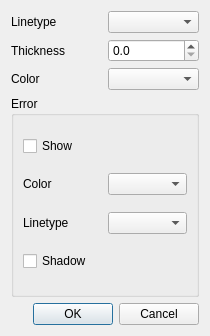
<?xml version="1.0" encoding="UTF-8"?>
<ui version="4.0">
 <class>LinePropertiesDialog</class>
 <widget class="QDialog" name="LinePropertiesDialog">
  <property name="geometry">
   <rect>
    <x>0</x>
    <y>0</y>
    <width>210</width>
    <height>336</height>
   </rect>
  </property>
  <property name="sizePolicy">
   <sizepolicy hsizetype="Minimum" vsizetype="Minimum">
    <horstretch>0</horstretch>
    <verstretch>0</verstretch>
   </sizepolicy>
  </property>
  <property name="windowTitle">
   <string>Dialog</string>
  </property>
  <layout class="QVBoxLayout" name="verticalLayout_2">
   <item>
    <layout class="QHBoxLayout" name="horizontalLayout_3">
     <item>
      <widget class="QLabel" name="label">
       <property name="text">
        <string>Linetype</string>
       </property>
      </widget>
     </item>
     <item>
      <widget class="QComboBox" name="cb_linetype"/>
     </item>
    </layout>
   </item>
   <item>
    <layout class="QHBoxLayout" name="horizontalLayout_4">
     <item>
      <widget class="QLabel" name="label_2">
       <property name="text">
        <string>Thickness</string>
       </property>
      </widget>
     </item>
     <item>
      <widget class="QDoubleSpinBox" name="sb_thickness">
       <property name="decimals">
        <number>1</number>
       </property>
      </widget>
     </item>
    </layout>
   </item>
   <item>
    <layout class="QHBoxLayout" name="horizontalLayout_5">
     <item>
      <widget class="QLabel" name="label_3">
       <property name="text">
        <string>Color</string>
       </property>
      </widget>
     </item>
     <item>
      <widget class="QComboBox" name="cb_color"/>
     </item>
    </layout>
   </item>
   <item>
    <widget class="QGroupBox" name="groupBox">
     <property name="title">
      <string>Error</string>
     </property>
     <layout class="QVBoxLayout" name="verticalLayout">
      <item>
       <widget class="QCheckBox" name="checkBox">
        <property name="text">
         <string>Show</string>
        </property>
       </widget>
      </item>
      <item>
       <layout class="QHBoxLayout" name="horizontalLayout">
        <item>
         <widget class="QLabel" name="label_4">
          <property name="text">
           <string>Color</string>
          </property>
         </widget>
        </item>
        <item>
         <widget class="QComboBox" name="comboBox"/>
        </item>
       </layout>
      </item>
      <item>
       <layout class="QHBoxLayout" name="horizontalLayout_2">
        <item>
         <widget class="QLabel" name="label_5">
          <property name="text">
           <string>Linetype</string>
          </property>
         </widget>
        </item>
        <item>
         <widget class="QComboBox" name="comboBox_2"/>
        </item>
       </layout>
      </item>
      <item>
       <widget class="QCheckBox" name="checkBox_2">
        <property name="text">
         <string>Shadow</string>
        </property>
       </widget>
      </item>
     </layout>
    </widget>
   </item>
   <item>
    <widget class="QDialogButtonBox" name="buttonBox">
     <property name="orientation">
      <enum>Qt::Horizontal</enum>
     </property>
     <property name="standardButtons">
      <set>QDialogButtonBox::Cancel|QDialogButtonBox::Ok</set>
     </property>
    </widget>
   </item>
  </layout>
 </widget>
 <resources/>
 <connections>
  <connection>
   <sender>buttonBox</sender>
   <signal>accepted()</signal>
   <receiver>LinePropertiesDialog</receiver>
   <slot>accept()</slot>
   <hints>
    <hint type="sourcelabel">
     <x>257</x>
     <y>136</y>
    </hint>
    <hint type="destinationlabel">
     <x>157</x>
     <y>274</y>
    </hint>
   </hints>
  </connection>
  <connection>
   <sender>buttonBox</sender>
   <signal>rejected()</signal>
   <receiver>LinePropertiesDialog</receiver>
   <slot>reject()</slot>
   <hints>
    <hint type="sourcelabel">
     <x>307</x>
     <y>136</y>
    </hint>
    <hint type="destinationlabel">
     <x>286</x>
     <y>274</y>
    </hint>
   </hints>
  </connection>
 </connections>
</ui>
